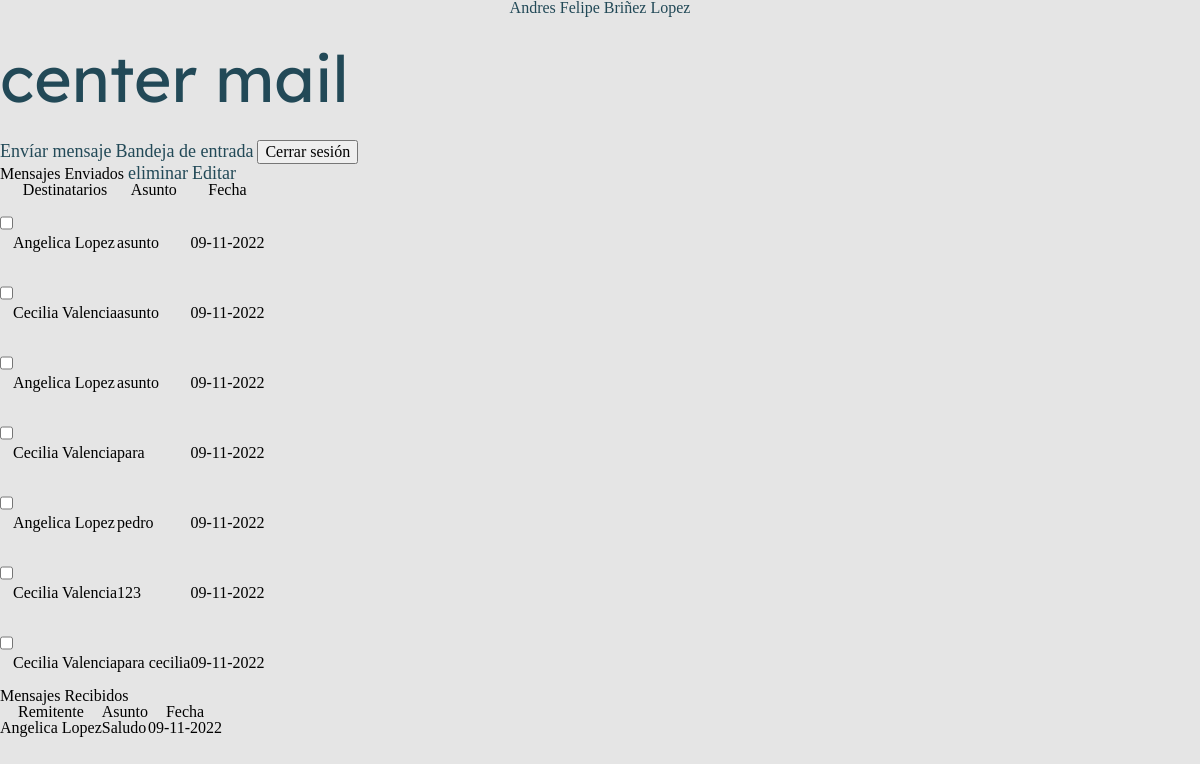
The app's page /inicio (signed in) with its own data.
### tables this page shows
CREATE TABLE mensajes (mensajeID INTEGER PRIMARY KEY UNIQUE NOT NULL, asunto CHAR NOT NULL, mensaje CHAR NOT NULL, fecha CHAR NOT NULL, "from" CHAR NOT NULL, "to" INTEGER NOT NULL);

CREATE TABLE usuarios (id INTEGER PRIMARY KEY UNIQUE NOT NULL, name CHAR NOT NULL, password CHAR NOT NULL, correo CHAR NOT NULL);

### app.py (the view)
@app.route('/inicio',methods=['GET','POST'])
def inicio():
    if 'id' in session:
        userName=session['userName']
        print(userName)
        print(session['id'])
        Enviados=DB.MensajesEnviados(userName)
        Recibidos=DB.MensajesRecibidos(userName)
        print(Enviados)
        print(Recibidos)
        return render_template('index.html',messagesEnd=Enviados,messagesRecibidos=Recibidos)
    else:
        return render_template('accesoDenegado.html')

### controller.py (called while the page is built)
def conexionDB():
    try:
        con =sql.connect('DB.db')
        print('Conexion exitosa')
        return con
    except Exception as error:
        print("Error Conexión",error )

def ejecutarSentenciaSQL(sql):
    try:
        conexion=conexionDB()
        cursor=conexion.cursor()#  cursor el cual es el que ejecuta las consultas sql
        cursor.execute(sql) # ejecuta la sentencia
        print('Sentencia ejecutada')
        conexion.commit() # realiza la sentencia sql
        resultado=cursor.fetchall()
        return resultado
    except Exception as e:
        print("Error al ejecutar la sentencia: " + str(e))
        return False

def MensajesEnviados(origen):
    try:
        sql= "SELECT \"mensajeID\", u.\"name\",asunto,fecha FROM mensajes m  JOIN usuarios u ON m.\"to\"  = u.id WHERE \"from\" = '"+origen+"' ORDER BY fecha DESC ;"
        print(sql)
        resultado=ejecutarSentenciaSQL(sql)
        print(resultado)
        if (len(resultado)>0):
            return resultado # existen mensajes
        else :
            return 'no mensajes' # no hay mensajes
    except Exception as e:
        print("Error al traer los datos: " + str(e))

def MensajesRecibidos(origen):
    try:
        sql= "SELECT \"mensajeID\",\"from\",asunto,fecha,u.\"name\" FROM mensajes m  JOIN usuarios u ON m.\"to\"  = u.id WHERE \"name\" = '"+origen+"' ORDER BY fecha DESC ;"
        print(sql)
        resultado= ejecutarSentenciaSQL(sql)
        print(resultado)
        if (len(resultado)>0):
            return resultado # existe
        else :
            return 'no mensajes' # no existe
    except Exception as e:
        print("Error al traer los datos: " + str(e))

### templates/index.html (shortened to what this page needs)
{%extends 'base.html'%}
{% block body %}
    {% if session['userName'] %}
        <p>{{ session['userName'] }}</p>
    {% endif %}
    <h1>center mail</h1>
    <nav>
        <a href="{{url_for('sendMessage')}}">Envíar mensaje</a>
        <a href="">Bandeja de entrada</a>
        <button id="logout">
            Cerrar sesión
        </button>
    </nav>
    {% if messagesEnd != 'no mensajes' %}
        <caption>Mensajes Enviados</caption>
        <a class="btnEliminar" href="">eliminar</a>
        <a class="btnEditar" href="">Editar</a>
         <table>
            <thead>
                <tr>
                    <th></th>
                    <th>Destinatarios</th>
                    <th>Asunto</th>
                    <th>Fecha</th>
                </tr>
            </thead>
            <tbody>
        {% for message in messagesEnd %}
            <tr>
                <td><input class="checkbox" type="checkbox" name="message" value="{{message[0]}}"></td>
                <td>{{message[1]}}</td>
                <td>{{message[2]}}</td>
                <td>{{message[3]}}</td>
            </tr>
        {% endfor %}
            </tbody>
        </table>
    {% else %}
        <p>No hay mensajes enviados</p>
    {% endif %}
    {% if messagesRecibidos != 'no mensajes' %}
    <caption>Mensajes Recibidos</caption>
    <table>
        <thead>
            <tr>
                <th>Remitente</th>
                <th>Asunto</th>
                <th>Fecha</th>
            </tr>
        </thead>
        <tbody>
    {% for message in messagesRecibidos %}
        <tr>
            <td>{{message[1]}}</td>
            <td>{{message[2]}}</td>
            <td>{{message[3]}}</td>
        </tr>
    {% endfor %}
        </tbody>
    </table>
{% else %}
    <p>No hay mensajes recibidos</p>
{% endif %}
{% endblock %}

### templates/base.html (shortened to what this page needs)
<!DOCTYPE html>
<html lang="es">
<head>
    <link rel="stylesheet" href="/static/css/normalize.css">
    <link rel="stylesheet" href="/static/css/reset.css">
    {% block style  %} {% endblock %}
</head>
<body>
    {% block body  %} {% endblock %}
</body>
</html>

### static/css/form.css (style rules this page uses)
body { background: #E5E5E5; height: 100vh; }
h1 { font-family: 'Lexend Deca'; font-size: 64px; color: #224957; margin-bottom: 30px; }
p { text-align: center; color: #224957; margin-bottom: 30px; font-weight: 500; }
input { width: 100%; height: 50px; border: none; border-radius: 5px; margin-bottom: 20px; padding-left: 10px; font-size: 18px; font-family: 'Lexend Deca'; color: #E5E5E5; background-color: #224957; }
::placeholder { color: #E5E5E5; }
a { text-decoration: none; color: #224957; font-weight: 500; font-size: 18px; margin-top: 15px ; }

### records on screen
mensajes: name "Angelica Lopez", asunto "asunto", fecha "09-11-2022"
mensajes: name "Cecilia Valencia", asunto "asunto", fecha "09-11-2022"
mensajes: name "Angelica Lopez", asunto "asunto", fecha "09-11-2022"
mensajes: name "Cecilia Valencia", asunto "para", fecha "09-11-2022"
mensajes: name "Angelica Lopez", asunto "pedro", fecha "09-11-2022"
mensajes: name "Cecilia Valencia", asunto "123", fecha "09-11-2022"
mensajes: name "Cecilia Valencia", asunto "para cecilia", fecha "09-11-2022"
mensajes: from "Angelica Lopez", asunto "Saludo", fecha "09-11-2022"

### other values on screen
{{ session['userName'] }} "Andres Felipe Briñez Lopez"
